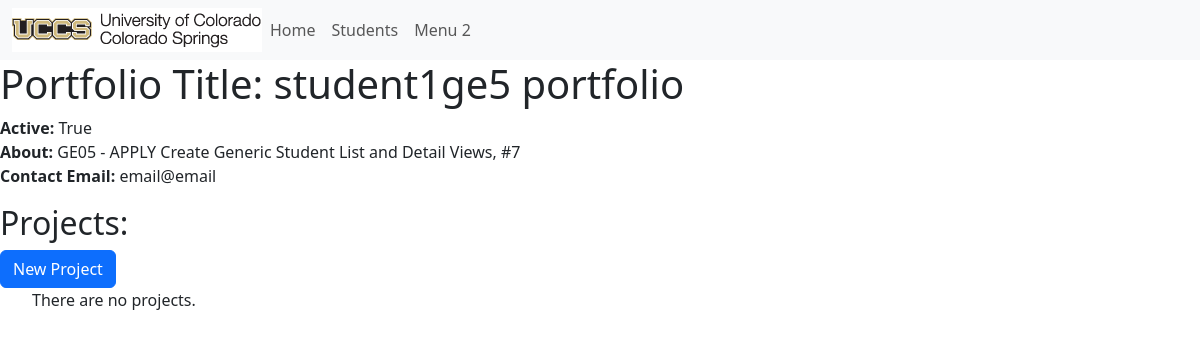
Page /portfolio/3 on the earlier database version.
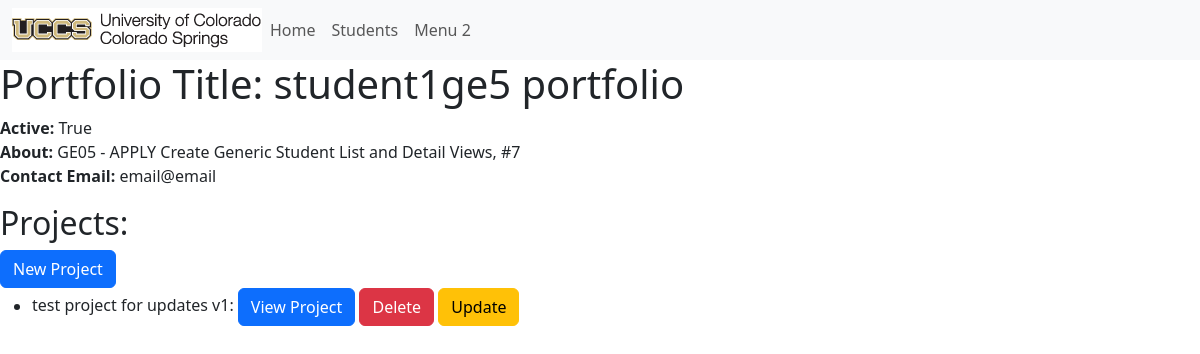
Same page on the later database version.
### portfolio_app/models.py (models this page shows, shortened)
class Project(models.Model):
    title = models.CharField(max_length=200)
    description = models.TextField()
    portfolio = models.ForeignKey(Portfolio, on_delete=models.CASCADE, default=None)
    def get_absolute_url(self):
        return reverse('project-detail', args=[str(self.id)])

### portfolio_app/views.py (the view)
# urls.py: path('portfolio/<int:pk>', views.PortfolioDetailView.as_view(), name='portfolio-detail'),
class PortfolioDetailView(generic.DetailView):
    model = Portfolio
    def get_context_data(self, **kwargs):
        context = super().get_context_data(**kwargs)
        context["project_list"] = Project.objects.all()
        return context

### portfolio_app/templates/portfolio_app/portfolio_detail.html
{% extends 'portfolio_app/base_template.html' %}
{% block content %}
<h1>Portfolio Title: {{ portfolio.title }}</h1>
<p>
    <strong>Active:</strong> {{ portfolio.is_active }} <br>
    <strong>About:</strong> {{ portfolio.about }}<br>
    <strong>Contact Email:</strong> {{ portfolio.contact_email }} <br>
</p>
<h2>Projects:</h2>
<a class="btn btn-primary" href="{% url 'create_project' portfolio.id %}" role="button"> New Project </a>
{% if portfolio.project_set %}
<ul>
    {% for project in portfolio.project_set.all %}
    <li>
        {{ project.title }}:
        <a class="btn btn-primary" href="{{ project.get_absolute_url }}" role="button"> View Project </a>
        <a class="btn btn-danger" href="{% url 'delete_project' portfolio.id project.pk %}" role="button"> Delete </a>
        <a class="btn btn-warning" href="{% url 'update_project' portfolio.id project.pk %}" role="button"> Update </a>
    </li>
    {% empty %}
    <p> There are no projects. </p>
    {% endfor %}
</ul>
{% else %}
<p> There are no projects. </p>
{% endif %}
{% endblock %}

Differences in the rows shown:
added Project: title "test project for updates v1"
Other differences:
text no longer shown: "There are no projects."
